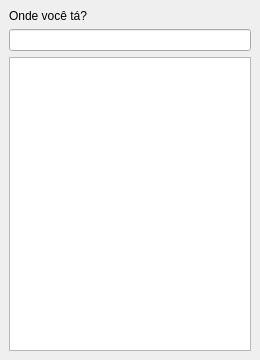
<?xml version="1.0" encoding="UTF-8"?>
<ui version="4.0">
 <class>MainWindow</class>
 <widget class="QMainWindow" name="MainWindow">
  <property name="windowModality">
   <enum>Qt::ApplicationModal</enum>
  </property>
  <property name="geometry">
   <rect>
    <x>0</x>
    <y>0</y>
    <width>260</width>
    <height>360</height>
   </rect>
  </property>
  <property name="minimumSize">
   <size>
    <width>260</width>
    <height>360</height>
   </size>
  </property>
  <property name="maximumSize">
   <size>
    <width>260</width>
    <height>360</height>
   </size>
  </property>
  <property name="windowTitle">
   <string>Gorpa NextBus</string>
  </property>
  <widget class="QWidget" name="centralwidget">
   <layout class="QGridLayout" name="gridLayout">
    <item row="1" column="0">
     <widget class="QLineEdit" name="lineEdit"/>
    </item>
    <item row="2" column="0">
     <widget class="QListView" name="listView"/>
    </item>
    <item row="0" column="0">
     <widget class="QLabel" name="label">
      <property name="text">
       <string>Onde você tá?</string>
      </property>
     </widget>
    </item>
   </layout>
  </widget>
 </widget>
 <resources/>
 <connections/>
</ui>
